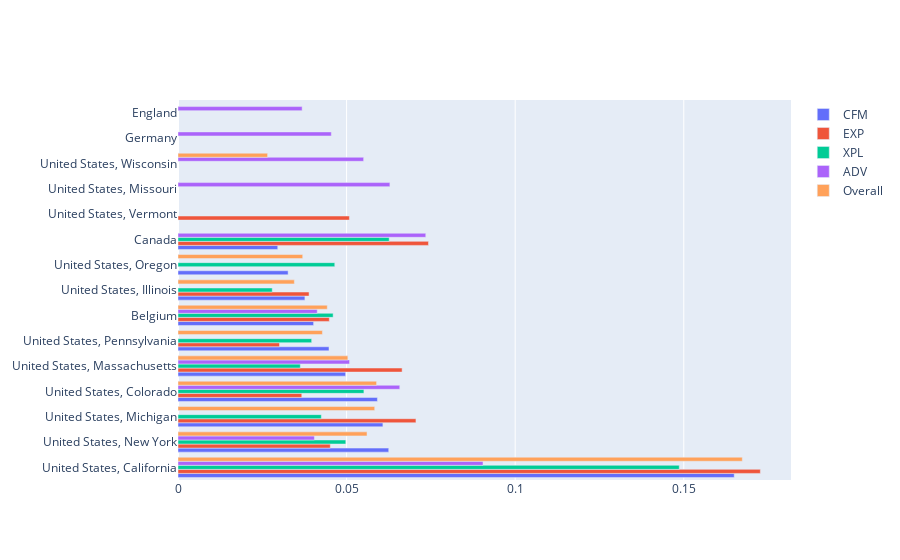

Here is the notebook cell this chart was saved with:
### Code cell
# same plot but interactive using plotly
fig = go.Figure()
fig.add_trace(go.Bar(
    x=cfm_ratings_by_location["norm_rating"],
    y=cfm_ratings_by_location.index,
    name="CFM",
    orientation='h',
))
fig.add_trace(go.Bar(
    x=exp_ratings_by_location["norm_rating"],
    y=exp_ratings_by_location.index,
    name="EXP",
    orientation='h',
))
fig.add_trace(go.Bar(
    x=xpl_ratings_by_location["norm_rating"],
    y=xpl_ratings_by_location.index,
    name="XPL",
    orientation='h',
))
fig.add_trace(go.Bar(
    x=adv_ratings_by_location["norm_rating"],
    y=adv_ratings_by_location.index,
    name="ADV",
    orientation='h',
))
fig.add_trace(go.Bar(
    x=overall_ratings_by_location["norm_rating"],
    y=overall_ratings_by_location.index,
    name="Overall",
    orientation='h',
))
fig.update_layout(barmode='group')
fig.show()

### Figure 1 — Plotly figure (JSON) as saved in the notebook; plotly's stock layout.template omitted (floating-point values rounded to 4 significant figures)
{"data": [{"name": "CFM", "orientation": "h", "type": "bar", "x": [0.165, 0.0625, 0.06077, 0.05914, 0.04971, 0.04478, 0.04022, 0.03764, 0.03266, 0.02958], "y": ["United States, California", "United States, New York", "United States, Michigan", "United States, Colorado", "United States, Massachusetts", "United States, Pennsylvania", "Belgium", "United States, Illinois", "United States, Oregon", "Canada"]}, {"name": "EXP", "orientation": "h", "type": "bar", "x": [0.1727, 0.07428, 0.07057, 0.06647, 0.05083, 0.04517, 0.04487, 0.03887, 0.03671, 0.0301], "y": ["United States, California", "Canada", "United States, Michigan", "United States, Massachusetts", "United States, Vermont", "United States, New York", "Belgium", "United States, Illinois", "United States, Colorado", "United States, Pennsylvania"]}, {"name": "XPL", "orientation": "h", "type": "bar", "x": [0.1487, 0.06263, 0.05513, 0.04977, 0.04649, 0.04601, 0.04251, 0.03964, 0.03628, 0.02795], "y": ["United States, California", "Canada", "United States, Colorado", "United States, New York", "United States, Oregon", "Belgium", "United States, Michigan", "United States, Pennsylvania", "United States, Massachusetts", "United States, Illinois"]}, {"name": "ADV", "orientation": "h", "type": "bar", "x": [0.09046, 0.07348, 0.06577, 0.06284, 0.05505, 0.05088, 0.04547, 0.04129, 0.04045, 0.03681], "y": ["United States, California", "Canada", "United States, Colorado", "United States, Missouri", "United States, Wisconsin", "United States, Massachusetts", "Germany", "Belgium", "United States, New York", "England"]}, {"name": "Overall", "orientation": "h", "type": "bar", "x": [0.1674, 0.05889, 0.05834, 0.05606, 0.05038, 0.04427, 0.04282, 0.03699, 0.03451, 0.02657], "y": ["United States, California", "United States, Colorado", "United States, Michigan", "United States, New York", "United States, Massachusetts", "Belgium", "United States, Pennsylvania", "United States, Oregon", "United States, Illinois", "United States, Wisconsin"]}], "layout": {"barmode": "group"}}
